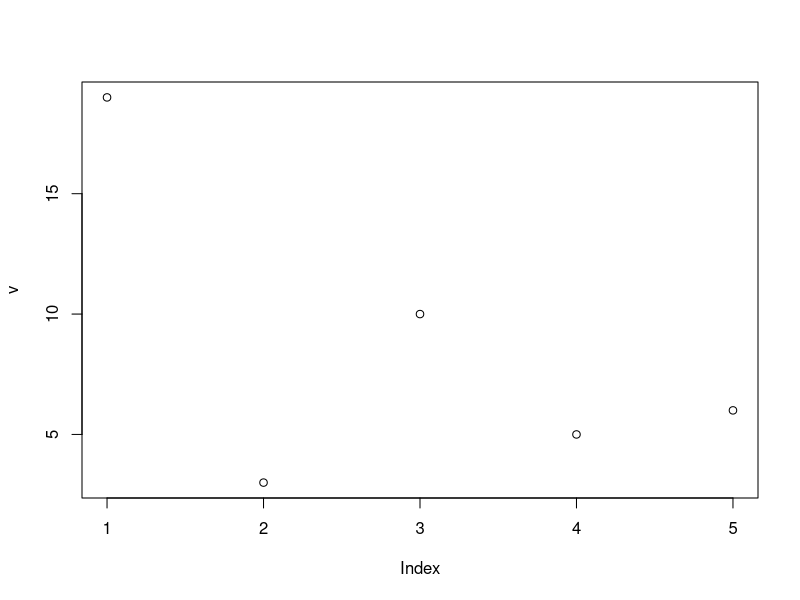

Reproduce this figure in R.
#1^2+2^2+3^2
sum<-function(v)
{
  b=0
  for(i in v)
    b=b+i
  return (b)
}
avr<-function(v)
{
  return (sum(v)%/%length(v))
}
sde<-function(v)
{
  b=0
  l=length(v)
  a=avr(v)
  ss=v-a
  print(ss)
  for(i in ss)
  {
    b=b+i*i
  }
  b=b%/%l
  return (sqrt(b))
}
v=c(19,3,10,5,6)
print(sum(v))
print(avr(v))
print(sde(v))
print(sd(v))
plot(v)